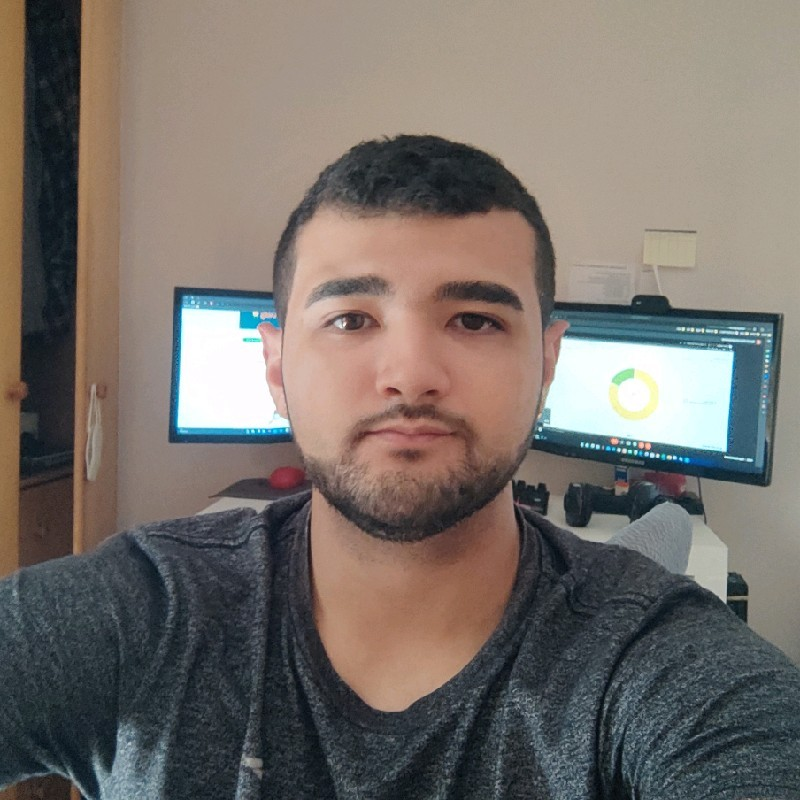
#> input picture data/eu.jpeg, 800 x 800 px
$ python cap03-17-mag_orient-opencv.py --image ../eu.jpeg   (older library calls are emulated)
#> lines starting #> are read from the running program, lines starting #| are printed output that depends on the picture
# Calculando Magnitude e Orientação

# Imports
import numpy as np
import argparse
import cv2

# Argumentos
ap = argparse.ArgumentParser()
ap.add_argument("-i", "--image", required=True, help="Caminho para a imagem")
ap.add_argument("-l", "--lower-angle", type=float, default=175.0, help="Lower orientation angle")
ap.add_argument("-u", "--upper-angle", type=float, default=180.0, help="Upper orientation angle")
args = vars(ap.parse_args())

# Carrega a imagem e converte para escala de cinza
image = cv2.imread(args["image"])
#> image is the input picture: shape (800, 800, 3); mean B, G, R 105.8, 111.5, 118.8
gray = cv2.cvtColor(image, cv2.COLOR_BGR2GRAY)
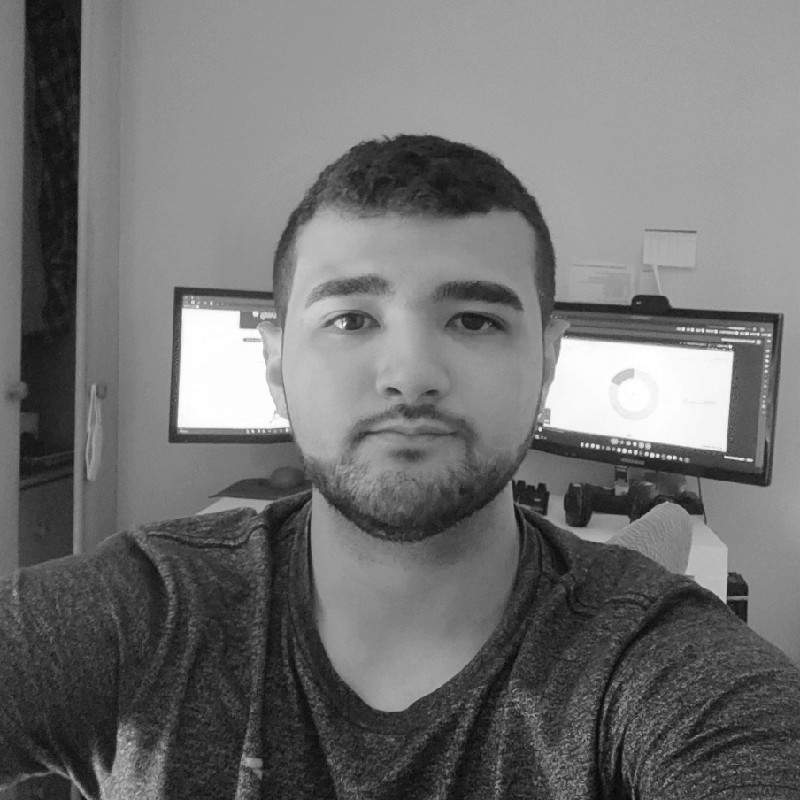
#> gray: shape (800, 800); min 3, max 255, mean 113
cv2.imshow("Original", image)

# Computando os gradientes nos eixos X e Y
gX = cv2.Sobel(gray, cv2.CV_64F, 1, 0)
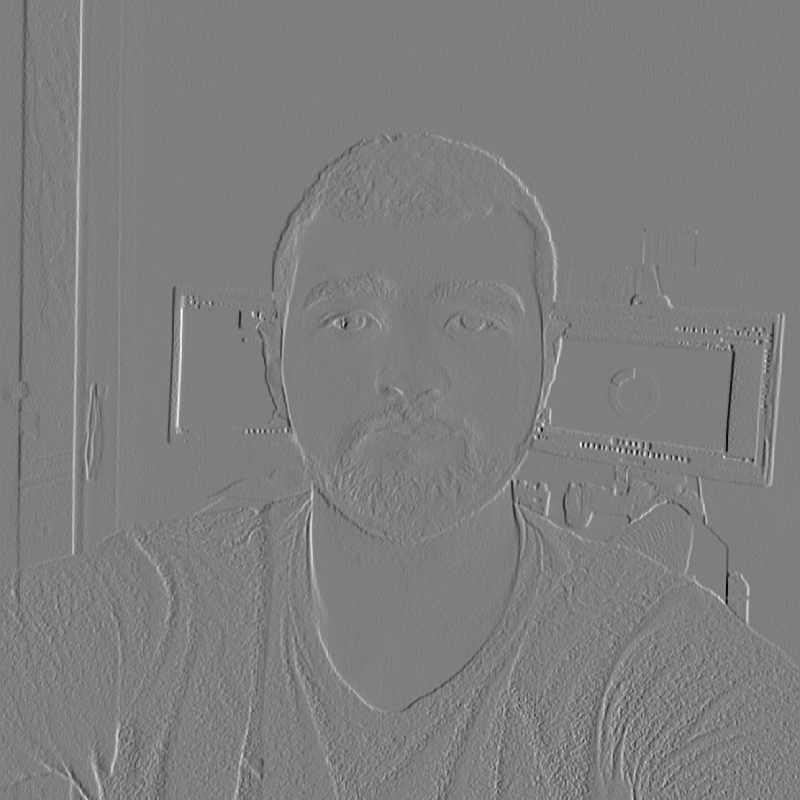
#> gX: shape (800, 800) float64; min -609, max 615, mean 0.3; drawn with min black and max white
gY = cv2.Sobel(gray, cv2.CV_64F, 0, 1)
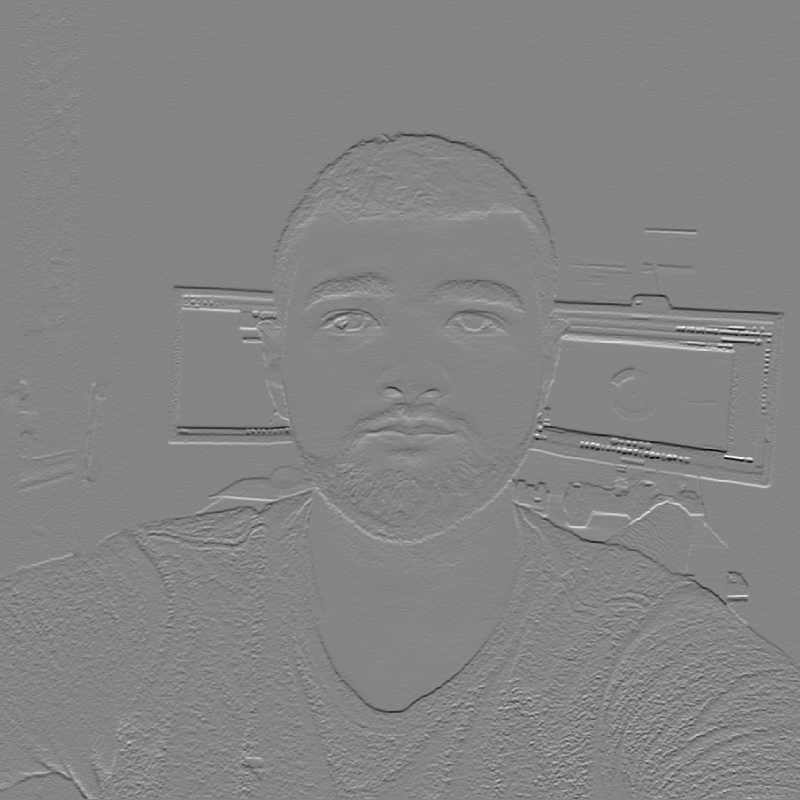
#> gY: shape (800, 800) float64; min -664, max 608, mean -0.8; drawn with min black and max white

# Calcula a magnitude e a orientação do gradiente, respectivamente
mag = np.sqrt((gX ** 2) + (gY ** 2))
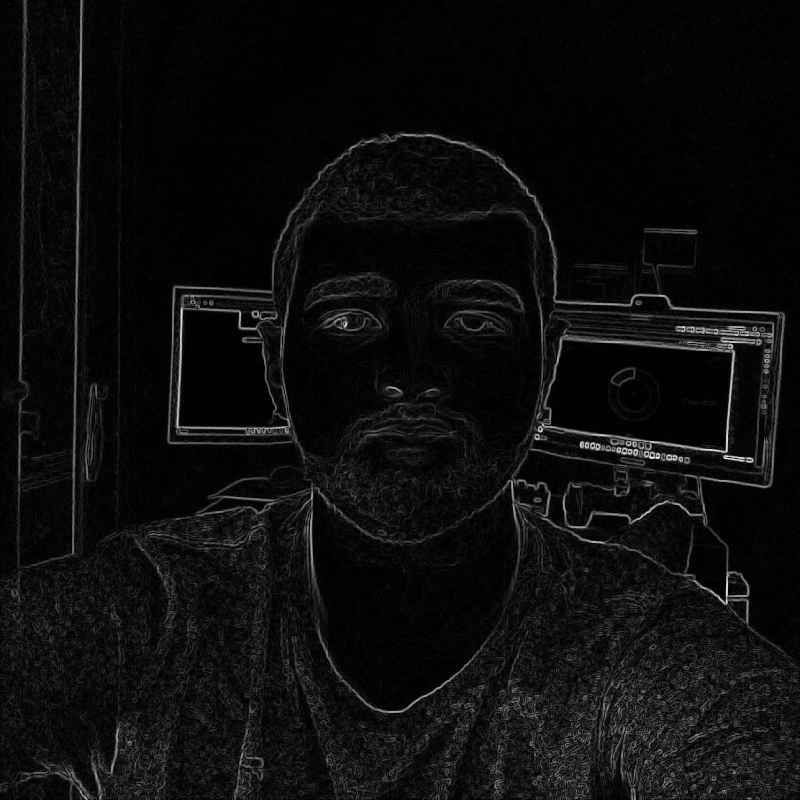
#> mag: shape (800, 800) float64; min 0, max 667.3, mean 35.8; drawn with min black and max white
orientation = np.arctan2(gY, gX) * (180 / np.pi) % 180
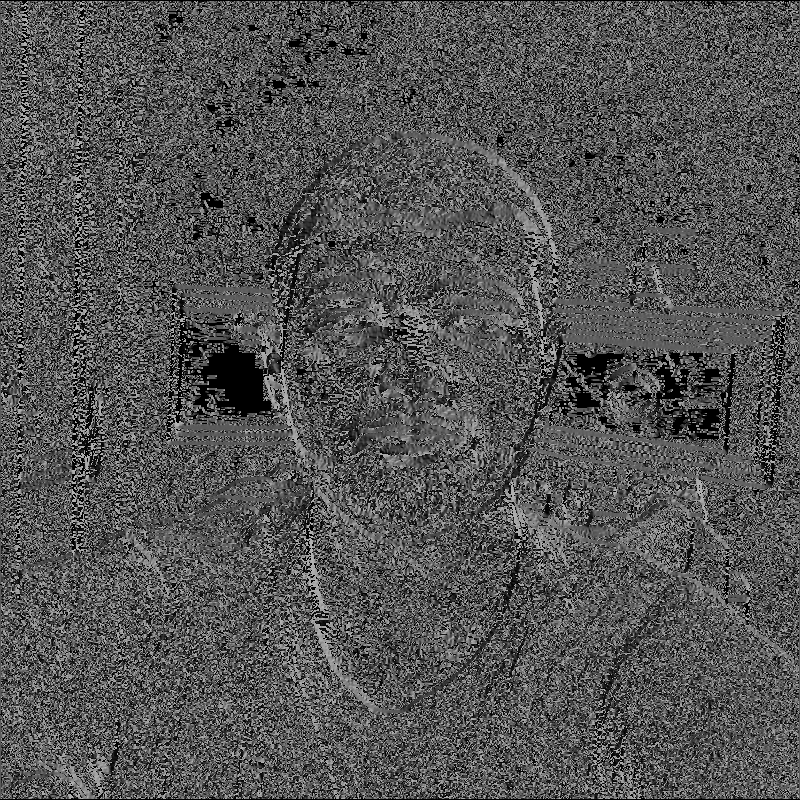
#> orientation: shape (800, 800) float64; min 0, max 179.9, mean 83.8

# Encontra todos os pixels que estão dentro dos limites dos ângulos superior e inferior
idxs = np.where(orientation >= args["lower_angle"], orientation, -1)
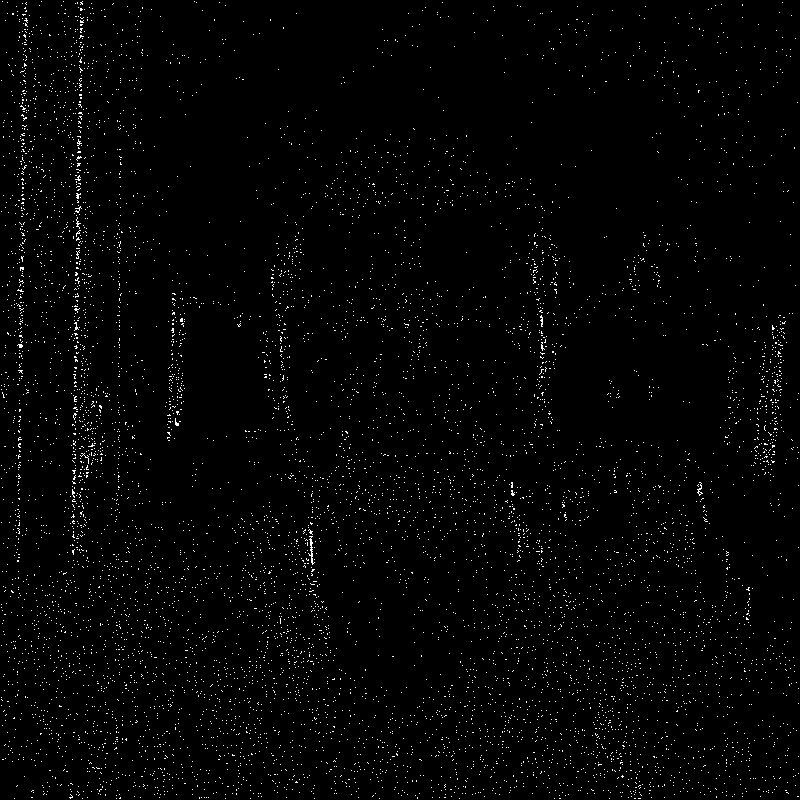
#> idxs: shape (800, 800) float64; min -1, max 179.9, mean 2; drawn with min black and max white
idxs = np.where(orientation <= args["upper_angle"], idxs, -1)
mask = np.zeros(gray.shape, dtype="uint8")
mask[idxs > -1] = 255

# Output
cv2.imshow("Mask", mask)
cv2.waitKey(0)
